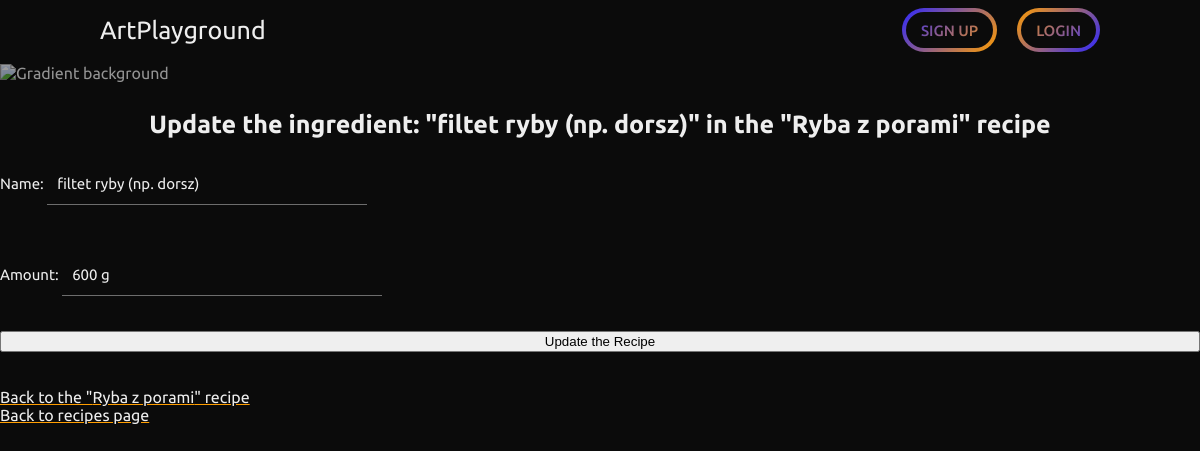
/recipes/update-inredient/62/, run on the app's committed database.
### recipes/models.py (models this page shows, shortened)
class Ingredient(models.Model):
    recipe = models.ForeignKey(Recipe, on_delete=models.CASCADE)
    name = models.CharField(max_length=250)
    amount = models.CharField(max_length=50)

class Recipe(models.Model):
    recipe_author = models.ForeignKey(User, on_delete=models.CASCADE, default=None)
    recipe_name = models.CharField(max_length=250)
    time = models.IntegerField()  # hours - 1,5 should give user 1h30min
    cuisine = models.CharField(choices=CUISINE_COUNTRIES, max_length=50)
    meal_type = models.CharField(choices=MEALS, max_length=50)
    recipe_image = models.ImageField(upload_to="recipes/")
    average_rating = models.DecimalField(default=0, max_digits=3, decimal_places=2)
    total_ratings = models.PositiveIntegerField(default=0)

### recipes/views.py (the view)
# urls.py: path('update-inredient/<int:pk>/', IngredientUpdateView.as_view(), name="ingredient_update"),
class IngredientUpdateView(UpdateView):
    model = Ingredient
    fields = [
            "name",
            "amount",
        ]
    success_url = reverse_lazy("success_page")

### recipes/templates/recipes/ingredient_form.html
{% extends 'base_layout.html' %} {% block title %} Update the ingredient: {{ingredient.name}}{%endblock%}
{%block content %}
<h3>Update the ingredient: "{{ingredient.name}}" in the "{{ingredient.recipe.recipe_name}}" recipe</h3>
<form method="post" enctype="multipart/form-data">
  {% csrf_token %} {{ form.as_p }}
  <button type="submit">Update the Recipe</button>
</form>
<br />
<br />
<a href="{% url 'recipe_detail' ingredient.recipe.pk %}">Back to the "{{ingredient.recipe.recipe_name}}" recipe </a><br />
<a href="{% url 'recipes' %}">Back to recipes page</a><br />
{% endblock %}

### static/css/style.css (style rules this page uses)
body { background-color: #0B0B0B; color: #EEE; font-family: "Ubuntu", sans-serif; padding: 0; margin: 0; }
body main > h1, body main > h2, body main > h3, body main > h4 { text-align: center; }
body h1, body h2, body h3, body h4 { text-decoration: none; line-height: 1.25em; margin: 0.35em 0; color: #EEE; }
body h3 { font-size: 25px; }
body span, body p { font-size: 15px; }
body a { line-height: 15px; color: #EEE; text-decoration-color: #ff9d00; }
form { display: grid; grid-template-columns: 1fr; grid-template-rows: auto; row-gap: 20px; }
input, input:active, input:focus, input:focus-visible, input:target, input:-webkit-autofill:focus, input:-webkit-autofill { background-color: #0B0B0B; color: #EEE; border: none; outline: none; border-bottom: 1px solid rgba(255, 255, 255, 0.4); line-height: 40px; font-size: 15px; padding: 0 10px; font-family: "Ubuntu", sans-serif; }
input { min-width: 300px; }
input ::placeholder { font-size: 15px; color: rgba(255, 255, 255, 0.4); }

### data on the page
Ingredient: name "filtet ryby (np. dorsz)", recipe.recipe_name "Ryba z porami", amount "600 g"
